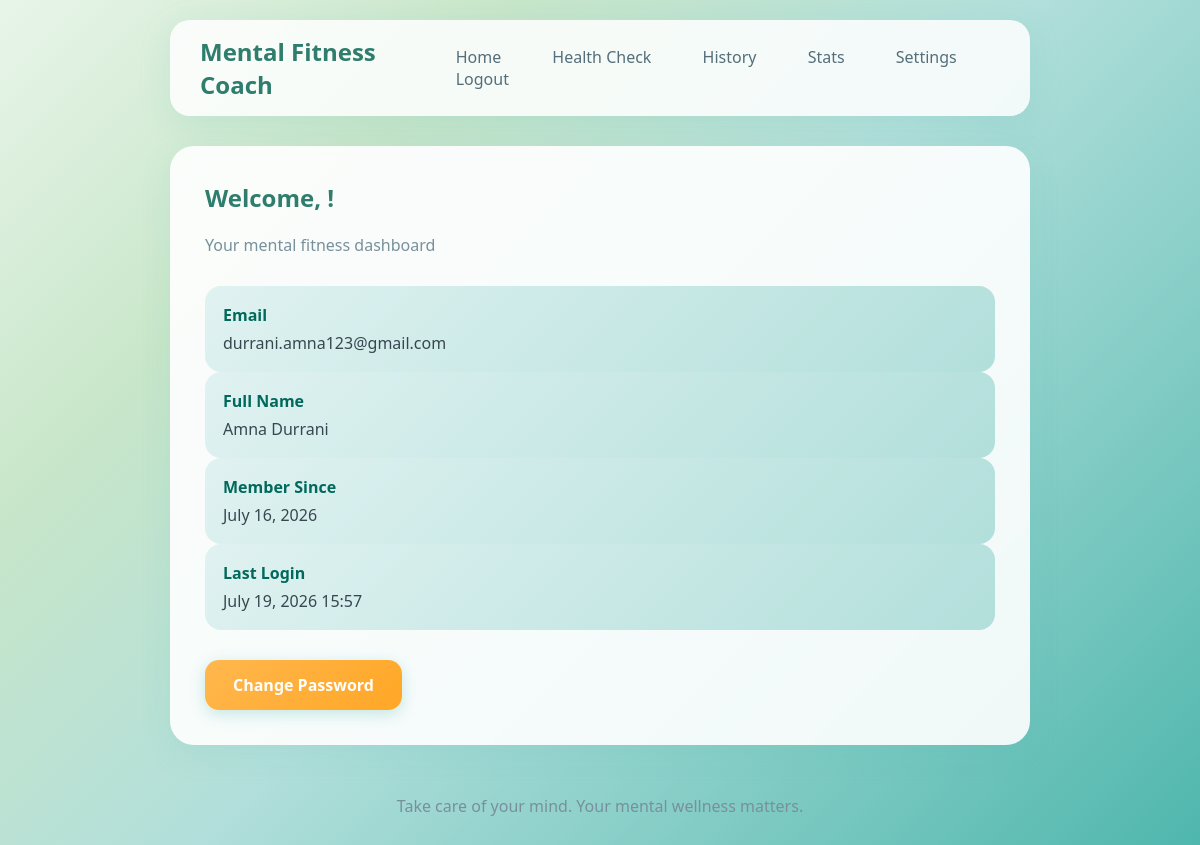
Screenshot of /dashboard/ (signed in) with the database file from the repository.
### users/models.py (models this page shows, shortened)
class User(AbstractBaseUser, PermissionsMixin):
    email = models.EmailField(unique=True)
    first_name = models.CharField(max_length=150, blank=True)
    last_name = models.CharField(max_length=150, blank=True)
    is_staff = models.BooleanField(default=False)
    is_active = models.BooleanField(default=True)
    date_joined = models.DateTimeField(default=timezone.now)
    objects = UserManager()
    USERNAME_FIELD = 'email'
    REQUIRED_FIELDS = ['first_name', 'last_name']
    def get_full_name(self):
        return f'{self.first_name} {self.last_name}'.strip() or self.email

### users/views.py (the view)
# urls.py: path('dashboard/', views.dashboard, name='dashboard'),
@login_required
def dashboard(request):
    return render(request, 'users/dashboard.html')

### users/Templates/users/dashboard.html (shortened to what this page needs)
{% extends 'users/base.html' %}
{% block content %}
<div class="card">
    <h2>Welcome, {{ user.get_short_name }}!</h2>
    <p class="text-muted">Your mental fitness dashboard</p>
    <div class="profile-info" style="margin-top: 30px;">
        <div class="info-item">
            <strong>Email</strong>
            {{ user.email }}
        </div>
        <div class="info-item">
            <strong>Full Name</strong>
            {{ user.get_full_name }}
        </div>
        <div class="info-item">
            <strong>Member Since</strong>
            {{ user.date_joined|date:"F d, Y" }}
        </div>
        <div class="info-item">
            <strong>Last Login</strong>
            {{ user.last_login|date:"F d, Y H:i"|default:"Never" }}
        </div>
    </div>
    <div style="margin-top: 30px;">
        <a href="{% url 'change_password' %}" class="btn btn-warning">Change Password</a>
    </div>
</div>
{% endblock %}

### users/Templates/users/base.html (style rules this page uses)
* { margin: 0; padding: 0; box-sizing: border-box; }
body { font-family: 'Segoe UI', Tahoma, Geneva, Verdana, sans-serif; background: linear-gradient(135deg, #e8f5e9 0%, #c8e6c9 25%, #b2dfdb 50%, #80cbc4 75%, #4db6ac 100%); min-height: 100vh; color: #37474f; }
.card { background: rgba(255, 255, 255, 0.9); padding: 35px; border-radius: 24px; box-shadow: 0 8px 32px rgba(77, 182, 172, 0.12); margin-bottom: 20px; }
h1, h2, h3 { color: #2e7d6d; margin-bottom: 20px; }
.btn { display: inline-block; padding: 14px 28px; background: linear-gradient(135deg, #4db6ac 0%, #26a69a 100%); color: white; border: none; border-radius: 14px; font-size: 1rem; font-weight: 600; cursor: pointer; text-decoration: none; box-shadow: 0 4px 15px rgba(77, 182, 172, 0.3); }
.btn-warning { background: linear-gradient(135deg, #ffb74d 0%, #ffa726 100%); }
.text-muted { color: #78909c; }
.info-item { padding: 18px; background: linear-gradient(135deg, #e0f2f1 0%, #b2dfdb 100%); border-radius: 16px; }
.info-item strong { display: block; color: #00695c; margin-bottom: 6px; }

### rows the page displays
User: email "durrani.amna123@gmail.com", get_full_name "Amna Durrani", date_joined "July 16, 2026", last_login "July 19, 2026 15:57"
